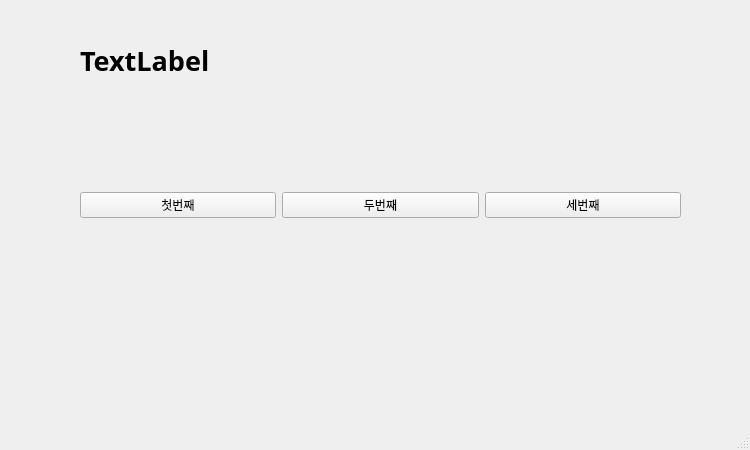
<?xml version="1.0" encoding="UTF-8"?>
<ui version="4.0">
 <class>MainWindow</class>
 <widget class="QMainWindow" name="MainWindow">
  <property name="geometry">
   <rect>
    <x>0</x>
    <y>0</y>
    <width>750</width>
    <height>450</height>
   </rect>
  </property>
  <property name="windowTitle">
   <string>MainWindow</string>
  </property>
  <widget class="QWidget" name="centralwidget">
   <widget class="QWidget" name="horizontalLayoutWidget">
    <property name="geometry">
     <rect>
      <x>80</x>
      <y>110</y>
      <width>601</width>
      <height>191</height>
     </rect>
    </property>
    <layout class="QHBoxLayout" name="horizontalLayout">
     <item>
      <widget class="QPushButton" name="pushButton_3">
       <property name="text">
        <string>첫번째</string>
       </property>
      </widget>
     </item>
     <item>
      <widget class="QPushButton" name="pushButton">
       <property name="text">
        <string>두번째</string>
       </property>
      </widget>
     </item>
     <item>
      <widget class="QPushButton" name="pushButton_2">
       <property name="text">
        <string>세번째</string>
       </property>
      </widget>
     </item>
    </layout>
   </widget>
   <widget class="QLabel" name="label">
    <property name="geometry">
     <rect>
      <x>80</x>
      <y>30</y>
      <width>601</width>
      <height>61</height>
     </rect>
    </property>
    <property name="font">
     <font>
      <family>맑은 고딕</family>
      <pointsize>20</pointsize>
      <weight>75</weight>
      <bold>true</bold>
     </font>
    </property>
    <property name="text">
     <string>TextLabel</string>
    </property>
   </widget>
  </widget>
  <widget class="QMenuBar" name="menubar">
   <property name="geometry">
    <rect>
     <x>0</x>
     <y>0</y>
     <width>750</width>
     <height>21</height>
    </rect>
   </property>
  </widget>
  <widget class="QStatusBar" name="statusbar"/>
 </widget>
 <resources/>
 <connections>
  <connection>
   <sender>pushButton_3</sender>
   <signal>clicked()</signal>
   <receiver>MainWindow</receiver>
   <slot>firstClick()</slot>
   <hints>
    <hint type="sourcelabel">
     <x>137</x>
     <y>227</y>
    </hint>
    <hint type="destinationlabel">
     <x>177</x>
     <y>284</y>
    </hint>
   </hints>
  </connection>
  <connection>
   <sender>pushButton</sender>
   <signal>clicked()</signal>
   <receiver>MainWindow</receiver>
   <slot>secondClick()</slot>
   <hints>
    <hint type="sourcelabel">
     <x>345</x>
     <y>226</y>
    </hint>
    <hint type="destinationlabel">
     <x>376</x>
     <y>283</y>
    </hint>
   </hints>
  </connection>
  <connection>
   <sender>pushButton_2</sender>
   <signal>clicked()</signal>
   <receiver>MainWindow</receiver>
   <slot>thirdClick()</slot>
   <hints>
    <hint type="sourcelabel">
     <x>547</x>
     <y>227</y>
    </hint>
    <hint type="destinationlabel">
     <x>578</x>
     <y>288</y>
    </hint>
   </hints>
  </connection>
 </connections>
 <slots>
  <slot>firstClick()</slot>
  <slot>secondClick()</slot>
  <slot>thirdClick()</slot>
 </slots>
</ui>
